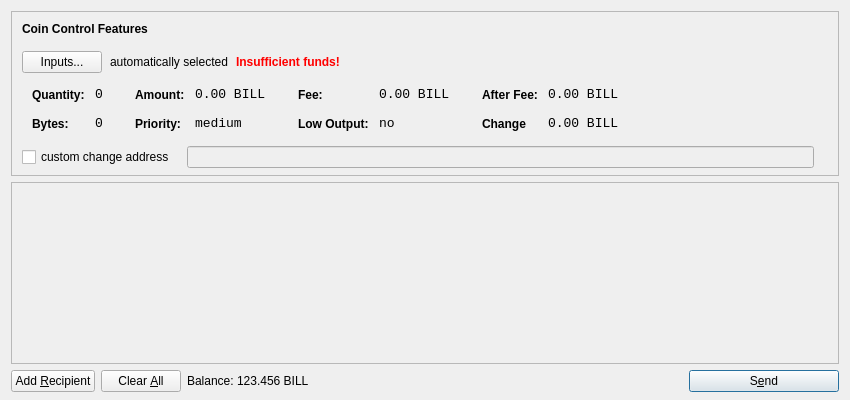
<?xml version="1.0" encoding="UTF-8"?>
<ui version="4.0">
 <class>SendCoinsDialog</class>
 <widget class="QDialog" name="SendCoinsDialog">
  <property name="geometry">
   <rect>
    <x>0</x>
    <y>0</y>
    <width>850</width>
    <height>400</height>
   </rect>
  </property>
  <property name="windowTitle">
   <string>Send Coins</string>
  </property>
  <layout class="QVBoxLayout" name="verticalLayout" stretch="0,1,0">
   <property name="bottomMargin">
    <number>8</number>
   </property>
   <item>
    <widget class="QFrame" name="frameCoinControl">
     <property name="sizePolicy">
      <sizepolicy hsizetype="Expanding" vsizetype="Expanding">
       <horstretch>0</horstretch>
       <verstretch>0</verstretch>
      </sizepolicy>
     </property>
     <property name="maximumSize">
      <size>
       <width>16777215</width>
       <height>16777215</height>
      </size>
     </property>
     <property name="frameShape">
      <enum>QFrame::StyledPanel</enum>
     </property>
     <property name="frameShadow">
      <enum>QFrame::Sunken</enum>
     </property>
     <layout class="QVBoxLayout" name="verticalLayoutCoinControl2">
      <property name="spacing">
       <number>6</number>
      </property>
      <property name="leftMargin">
       <number>0</number>
      </property>
      <property name="topMargin">
       <number>0</number>
      </property>
      <property name="rightMargin">
       <number>0</number>
      </property>
      <property name="bottomMargin">
       <number>6</number>
      </property>
      <item>
       <layout class="QVBoxLayout" name="verticalLayoutCoinControl" stretch="0,0,0,0,1">
        <property name="spacing">
         <number>0</number>
        </property>
        <property name="leftMargin">
         <number>10</number>
        </property>
        <property name="topMargin">
         <number>10</number>
        </property>
        <item>
         <layout class="QHBoxLayout" name="horizontalLayoutCoinControl1">
          <property name="bottomMargin">
           <number>15</number>
          </property>
          <item>
           <widget class="QLabel" name="labelCoinControlFeatures">
            <property name="sizePolicy">
             <sizepolicy hsizetype="Preferred" vsizetype="Maximum">
              <horstretch>0</horstretch>
              <verstretch>0</verstretch>
             </sizepolicy>
            </property>
            <property name="font">
             <font>
              <weight>75</weight>
              <bold>true</bold>
             </font>
            </property>
            <property name="styleSheet">
             <string notr="true">font-weight:bold;</string>
            </property>
            <property name="text">
             <string>Coin Control Features</string>
            </property>
           </widget>
          </item>
         </layout>
        </item>
        <item>
         <layout class="QHBoxLayout" name="horizontalLayoutCoinControl2" stretch="0,0,0,0">
          <property name="spacing">
           <number>8</number>
          </property>
          <property name="bottomMargin">
           <number>10</number>
          </property>
          <item>
           <widget class="QPushButton" name="pushButtonCoinControl">
            <property name="styleSheet">
             <string notr="true"/>
            </property>
            <property name="text">
             <string>Inputs...</string>
            </property>
           </widget>
          </item>
          <item>
           <widget class="QLabel" name="labelCoinControlAutomaticallySelected">
            <property name="text">
             <string>automatically selected</string>
            </property>
            <property name="margin">
             <number>5</number>
            </property>
           </widget>
          </item>
          <item>
           <widget class="QLabel" name="labelCoinControlInsuffFunds">
            <property name="font">
             <font>
              <weight>75</weight>
              <bold>true</bold>
             </font>
            </property>
            <property name="styleSheet">
             <string notr="true">color:red;font-weight:bold;</string>
            </property>
            <property name="text">
             <string>Insufficient funds!</string>
            </property>
            <property name="margin">
             <number>5</number>
            </property>
           </widget>
          </item>
          <item>
           <spacer name="horizontalSpacerCoinControl">
            <property name="orientation">
             <enum>Qt::Horizontal</enum>
            </property>
            <property name="sizeHint" stdset="0">
             <size>
              <width>40</width>
              <height>1</height>
             </size>
            </property>
           </spacer>
          </item>
         </layout>
        </item>
        <item>
         <widget class="QWidget" name="widgetCoinControl" native="true">
          <property name="sizePolicy">
           <sizepolicy hsizetype="Preferred" vsizetype="Preferred">
            <horstretch>0</horstretch>
            <verstretch>0</verstretch>
           </sizepolicy>
          </property>
          <property name="minimumSize">
           <size>
            <width>0</width>
            <height>0</height>
           </size>
          </property>
          <property name="styleSheet">
           <string notr="true"/>
          </property>
          <layout class="QHBoxLayout" name="horizontalLayoutCoinControl5">
           <property name="margin">
            <number>0</number>
           </property>
           <item>
            <layout class="QHBoxLayout" name="horizontalLayoutCoinControl3" stretch="0,0,0,1">
             <property name="spacing">
              <number>20</number>
             </property>
             <property name="topMargin">
              <number>0</number>
             </property>
             <property name="bottomMargin">
              <number>10</number>
             </property>
             <item>
              <layout class="QFormLayout" name="formLayoutCoinControl1">
               <property name="horizontalSpacing">
                <number>10</number>
               </property>
               <property name="verticalSpacing">
                <number>14</number>
               </property>
               <property name="leftMargin">
                <number>10</number>
               </property>
               <property name="topMargin">
                <number>4</number>
               </property>
               <property name="rightMargin">
                <number>6</number>
               </property>
               <item row="0" column="0">
                <widget class="QLabel" name="labelCoinControlQuantityText">
                 <property name="styleSheet">
                  <string notr="true">font-weight:bold;</string>
                 </property>
                 <property name="text">
                  <string>Quantity:</string>
                 </property>
                 <property name="margin">
                  <number>0</number>
                 </property>
                </widget>
               </item>
               <item row="0" column="1">
                <widget class="QLabel" name="labelCoinControlQuantity">
                 <property name="font">
                  <font>
                   <family>Monospace</family>
                   <pointsize>10</pointsize>
                  </font>
                 </property>
                 <property name="cursor">
                  <cursorShape>IBeamCursor</cursorShape>
                 </property>
                 <property name="contextMenuPolicy">
                  <enum>Qt::ActionsContextMenu</enum>
                 </property>
                 <property name="text">
                  <string>0</string>
                 </property>
                 <property name="margin">
                  <number>0</number>
                 </property>
                 <property name="textInteractionFlags">
                  <set>Qt::LinksAccessibleByMouse|Qt::TextSelectableByKeyboard|Qt::TextSelectableByMouse</set>
                 </property>
                </widget>
               </item>
               <item row="1" column="0">
                <widget class="QLabel" name="labelCoinControlBytesText">
                 <property name="styleSheet">
                  <string notr="true">font-weight:bold;</string>
                 </property>
                 <property name="text">
                  <string>Bytes:</string>
                 </property>
                </widget>
               </item>
               <item row="1" column="1">
                <widget class="QLabel" name="labelCoinControlBytes">
                 <property name="font">
                  <font>
                   <family>Monospace</family>
                   <pointsize>10</pointsize>
                  </font>
                 </property>
                 <property name="cursor">
                  <cursorShape>IBeamCursor</cursorShape>
                 </property>
                 <property name="contextMenuPolicy">
                  <enum>Qt::ActionsContextMenu</enum>
                 </property>
                 <property name="text">
                  <string>0</string>
                 </property>
                 <property name="textInteractionFlags">
                  <set>Qt::LinksAccessibleByMouse|Qt::TextSelectableByKeyboard|Qt::TextSelectableByMouse</set>
                 </property>
                </widget>
               </item>
              </layout>
             </item>
             <item>
              <layout class="QFormLayout" name="formLayoutCoinControl2">
               <property name="horizontalSpacing">
                <number>10</number>
               </property>
               <property name="verticalSpacing">
                <number>14</number>
               </property>
               <property name="leftMargin">
                <number>6</number>
               </property>
               <property name="topMargin">
                <number>4</number>
               </property>
               <property name="rightMargin">
                <number>6</number>
               </property>
               <item row="0" column="0">
                <widget class="QLabel" name="labelCoinControlAmountText">
                 <property name="styleSheet">
                  <string notr="true">font-weight:bold;</string>
                 </property>
                 <property name="text">
                  <string>Amount:</string>
                 </property>
                 <property name="margin">
                  <number>0</number>
                 </property>
                </widget>
               </item>
               <item row="0" column="1">
                <widget class="QLabel" name="labelCoinControlAmount">
                 <property name="font">
                  <font>
                   <family>Monospace</family>
                   <pointsize>10</pointsize>
                  </font>
                 </property>
                 <property name="cursor">
                  <cursorShape>IBeamCursor</cursorShape>
                 </property>
                 <property name="contextMenuPolicy">
                  <enum>Qt::ActionsContextMenu</enum>
                 </property>
                 <property name="text">
                  <string>0.00 BILL</string>
                 </property>
                 <property name="textInteractionFlags">
                  <set>Qt::LinksAccessibleByMouse|Qt::TextSelectableByKeyboard|Qt::TextSelectableByMouse</set>
                 </property>
                </widget>
               </item>
               <item row="1" column="0">
                <widget class="QLabel" name="labelCoinControlPriorityText">
                 <property name="styleSheet">
                  <string notr="true">font-weight:bold;</string>
                 </property>
                 <property name="text">
                  <string>Priority:</string>
                 </property>
                </widget>
               </item>
               <item row="1" column="1">
                <widget class="QLabel" name="labelCoinControlPriority">
                 <property name="font">
                  <font>
                   <family>Monospace</family>
                   <pointsize>10</pointsize>
                  </font>
                 </property>
                 <property name="cursor">
                  <cursorShape>IBeamCursor</cursorShape>
                 </property>
                 <property name="contextMenuPolicy">
                  <enum>Qt::ActionsContextMenu</enum>
                 </property>
                 <property name="text">
                  <string>medium</string>
                 </property>
                 <property name="textInteractionFlags">
                  <set>Qt::LinksAccessibleByMouse|Qt::TextSelectableByKeyboard|Qt::TextSelectableByMouse</set>
                 </property>
                </widget>
               </item>
              </layout>
             </item>
             <item>
              <layout class="QFormLayout" name="formLayoutCoinControl3">
               <property name="horizontalSpacing">
                <number>10</number>
               </property>
               <property name="verticalSpacing">
                <number>14</number>
               </property>
               <property name="leftMargin">
                <number>6</number>
               </property>
               <property name="topMargin">
                <number>4</number>
               </property>
               <property name="rightMargin">
                <number>6</number>
               </property>
               <item row="0" column="0">
                <widget class="QLabel" name="labelCoinControlFeeText">
                 <property name="styleSheet">
                  <string notr="true">font-weight:bold;</string>
                 </property>
                 <property name="text">
                  <string>Fee:</string>
                 </property>
                 <property name="margin">
                  <number>0</number>
                 </property>
                </widget>
               </item>
               <item row="0" column="1">
                <widget class="QLabel" name="labelCoinControlFee">
                 <property name="font">
                  <font>
                   <family>Monospace</family>
                   <pointsize>10</pointsize>
                  </font>
                 </property>
                 <property name="cursor">
                  <cursorShape>IBeamCursor</cursorShape>
                 </property>
                 <property name="contextMenuPolicy">
                  <enum>Qt::ActionsContextMenu</enum>
                 </property>
                 <property name="text">
                  <string>0.00 BILL</string>
                 </property>
                 <property name="textInteractionFlags">
                  <set>Qt::LinksAccessibleByMouse|Qt::TextSelectableByKeyboard|Qt::TextSelectableByMouse</set>
                 </property>
                </widget>
               </item>
               <item row="1" column="0">
                <widget class="QLabel" name="labelCoinControlLowOutputText">
                 <property name="styleSheet">
                  <string notr="true">font-weight:bold;</string>
                 </property>
                 <property name="text">
                  <string>Low Output:</string>
                 </property>
                </widget>
               </item>
               <item row="1" column="1">
                <widget class="QLabel" name="labelCoinControlLowOutput">
                 <property name="font">
                  <font>
                   <family>Monospace</family>
                   <pointsize>10</pointsize>
                  </font>
                 </property>
                 <property name="cursor">
                  <cursorShape>IBeamCursor</cursorShape>
                 </property>
                 <property name="contextMenuPolicy">
                  <enum>Qt::ActionsContextMenu</enum>
                 </property>
                 <property name="text">
                  <string>no</string>
                 </property>
                 <property name="textInteractionFlags">
                  <set>Qt::LinksAccessibleByMouse|Qt::TextSelectableByKeyboard|Qt::TextSelectableByMouse</set>
                 </property>
                </widget>
               </item>
              </layout>
             </item>
             <item>
              <layout class="QFormLayout" name="formLayoutCoinControl4">
               <property name="horizontalSpacing">
                <number>10</number>
               </property>
               <property name="verticalSpacing">
                <number>14</number>
               </property>
               <property name="leftMargin">
                <number>6</number>
               </property>
               <property name="topMargin">
                <number>4</number>
               </property>
               <property name="rightMargin">
                <number>6</number>
               </property>
               <item row="0" column="0">
                <widget class="QLabel" name="labelCoinControlAfterFeeText">
                 <property name="styleSheet">
                  <string notr="true">font-weight:bold;</string>
                 </property>
                 <property name="text">
                  <string>After Fee:</string>
                 </property>
                 <property name="margin">
                  <number>0</number>
                 </property>
                </widget>
               </item>
               <item row="0" column="1">
                <widget class="QLabel" name="labelCoinControlAfterFee">
                 <property name="font">
                  <font>
                   <family>Monospace</family>
                   <pointsize>10</pointsize>
                  </font>
                 </property>
                 <property name="cursor">
                  <cursorShape>IBeamCursor</cursorShape>
                 </property>
                 <property name="contextMenuPolicy">
                  <enum>Qt::ActionsContextMenu</enum>
                 </property>
                 <property name="text">
                  <string>0.00 BILL</string>
                 </property>
                 <property name="textInteractionFlags">
                  <set>Qt::LinksAccessibleByMouse|Qt::TextSelectableByKeyboard|Qt::TextSelectableByMouse</set>
                 </property>
                </widget>
               </item>
               <item row="1" column="0">
                <widget class="QLabel" name="labelCoinControlChangeText">
                 <property name="styleSheet">
                  <string notr="true">font-weight:bold;</string>
                 </property>
                 <property name="text">
                  <string>Change</string>
                 </property>
                </widget>
               </item>
               <item row="1" column="1">
                <widget class="QLabel" name="labelCoinControlChange">
                 <property name="font">
                  <font>
                   <family>Monospace</family>
                   <pointsize>10</pointsize>
                  </font>
                 </property>
                 <property name="cursor">
                  <cursorShape>IBeamCursor</cursorShape>
                 </property>
                 <property name="contextMenuPolicy">
                  <enum>Qt::ActionsContextMenu</enum>
                 </property>
                 <property name="text">
                  <string>0.00 BILL</string>
                 </property>
                 <property name="textInteractionFlags">
                  <set>Qt::LinksAccessibleByMouse|Qt::TextSelectableByKeyboard|Qt::TextSelectableByMouse</set>
                 </property>
                </widget>
               </item>
              </layout>
             </item>
            </layout>
           </item>
          </layout>
         </widget>
        </item>
        <item>
         <layout class="QHBoxLayout" name="horizontalLayoutCoinControl4" stretch="0,0,0">
          <property name="spacing">
           <number>12</number>
          </property>
          <property name="sizeConstraint">
           <enum>QLayout::SetDefaultConstraint</enum>
          </property>
          <property name="topMargin">
           <number>5</number>
          </property>
          <property name="rightMargin">
           <number>5</number>
          </property>
          <item>
           <widget class="QCheckBox" name="checkBoxCoinControlChange">
            <property name="text">
             <string>custom change address</string>
            </property>
           </widget>
          </item>
          <item>
           <widget class="QLineEdit" name="lineEditCoinControlChange">
            <property name="enabled">
             <bool>false</bool>
            </property>
            <property name="sizePolicy">
             <sizepolicy hsizetype="Expanding" vsizetype="Fixed">
              <horstretch>0</horstretch>
              <verstretch>0</verstretch>
             </sizepolicy>
            </property>
           </widget>
          </item>
          <item>
           <widget class="QLabel" name="labelCoinControlChangeLabel">
            <property name="sizePolicy">
             <sizepolicy hsizetype="Preferred" vsizetype="Expanding">
              <horstretch>0</horstretch>
              <verstretch>0</verstretch>
             </sizepolicy>
            </property>
            <property name="minimumSize">
             <size>
              <width>0</width>
              <height>0</height>
             </size>
            </property>
            <property name="text">
             <string/>
            </property>
            <property name="margin">
             <number>3</number>
            </property>
           </widget>
          </item>
         </layout>
        </item>
        <item>
         <spacer name="verticalSpacerCoinControl">
          <property name="orientation">
           <enum>Qt::Vertical</enum>
          </property>
          <property name="sizeHint" stdset="0">
           <size>
            <width>800</width>
            <height>1</height>
           </size>
          </property>
         </spacer>
        </item>
       </layout>
      </item>
     </layout>
    </widget>
   </item>
   <item>
    <widget class="QScrollArea" name="scrollArea">
     <property name="widgetResizable">
      <bool>true</bool>
     </property>
     <widget class="QWidget" name="scrollAreaWidgetContents">
      <property name="geometry">
       <rect>
        <x>0</x>
        <y>0</y>
        <width>830</width>
        <height>172</height>
       </rect>
      </property>
      <layout class="QVBoxLayout" name="verticalLayout_2">
       <property name="margin">
        <number>0</number>
       </property>
       <item>
        <layout class="QVBoxLayout" name="entries">
         <property name="spacing">
          <number>6</number>
         </property>
        </layout>
       </item>
       <item>
        <spacer name="verticalSpacer">
         <property name="orientation">
          <enum>Qt::Vertical</enum>
         </property>
         <property name="sizeHint" stdset="0">
          <size>
           <width>20</width>
           <height>40</height>
          </size>
         </property>
        </spacer>
       </item>
      </layout>
     </widget>
    </widget>
   </item>
   <item>
    <layout class="QHBoxLayout" name="horizontalLayout">
     <item>
      <widget class="QPushButton" name="addButton">
       <property name="toolTip">
        <string>Send to multiple recipients at once</string>
       </property>
       <property name="text">
        <string>Add &amp;Recipient</string>
       </property>
       <property name="icon">
        <iconset resource="../bitcoin.qrc">
         <normaloff>:/icons/add</normaloff>:/icons/add</iconset>
       </property>
       <property name="autoDefault">
        <bool>false</bool>
       </property>
      </widget>
     </item>
     <item>
      <widget class="QPushButton" name="clearButton">
       <property name="sizePolicy">
        <sizepolicy hsizetype="Minimum" vsizetype="Fixed">
         <horstretch>0</horstretch>
         <verstretch>0</verstretch>
        </sizepolicy>
       </property>
       <property name="toolTip">
        <string>Remove all transaction fields</string>
       </property>
       <property name="text">
        <string>Clear &amp;All</string>
       </property>
       <property name="icon">
        <iconset resource="../bitcoin.qrc">
         <normaloff>:/icons/remove</normaloff>:/icons/remove</iconset>
       </property>
       <property name="autoRepeatDelay">
        <number>300</number>
       </property>
       <property name="autoDefault">
        <bool>false</bool>
       </property>
      </widget>
     </item>
     <item>
      <layout class="QHBoxLayout" name="horizontalLayout_2">
       <property name="spacing">
        <number>3</number>
       </property>
       <item>
        <widget class="QLabel" name="label">
         <property name="sizePolicy">
          <sizepolicy hsizetype="Preferred" vsizetype="Fixed">
           <horstretch>0</horstretch>
           <verstretch>0</verstretch>
          </sizepolicy>
         </property>
         <property name="text">
          <string>Balance:</string>
         </property>
        </widget>
       </item>
       <item>
        <widget class="QLabel" name="labelBalance">
         <property name="sizePolicy">
          <sizepolicy hsizetype="Preferred" vsizetype="Fixed">
           <horstretch>0</horstretch>
           <verstretch>0</verstretch>
          </sizepolicy>
         </property>
         <property name="cursor">
          <cursorShape>IBeamCursor</cursorShape>
         </property>
         <property name="text">
          <string>123.456 BILL</string>
         </property>
         <property name="textInteractionFlags">
          <set>Qt::LinksAccessibleByMouse|Qt::TextSelectableByKeyboard|Qt::TextSelectableByMouse</set>
         </property>
        </widget>
       </item>
      </layout>
     </item>
     <item>
      <spacer name="horizontalSpacer">
       <property name="orientation">
        <enum>Qt::Horizontal</enum>
       </property>
       <property name="sizeHint" stdset="0">
        <size>
         <width>40</width>
         <height>20</height>
        </size>
       </property>
      </spacer>
     </item>
     <item>
      <widget class="QPushButton" name="sendButton">
       <property name="minimumSize">
        <size>
         <width>150</width>
         <height>0</height>
        </size>
       </property>
       <property name="toolTip">
        <string>Confirm the send action</string>
       </property>
       <property name="text">
        <string>S&amp;end</string>
       </property>
       <property name="icon">
        <iconset resource="../bitcoin.qrc">
         <normaloff>:/icons/send</normaloff>:/icons/send</iconset>
       </property>
       <property name="default">
        <bool>true</bool>
       </property>
      </widget>
     </item>
    </layout>
   </item>
  </layout>
 </widget>
 <resources>
  <include location="../bitcoin.qrc"/>
 </resources>
 <connections/>
</ui>
